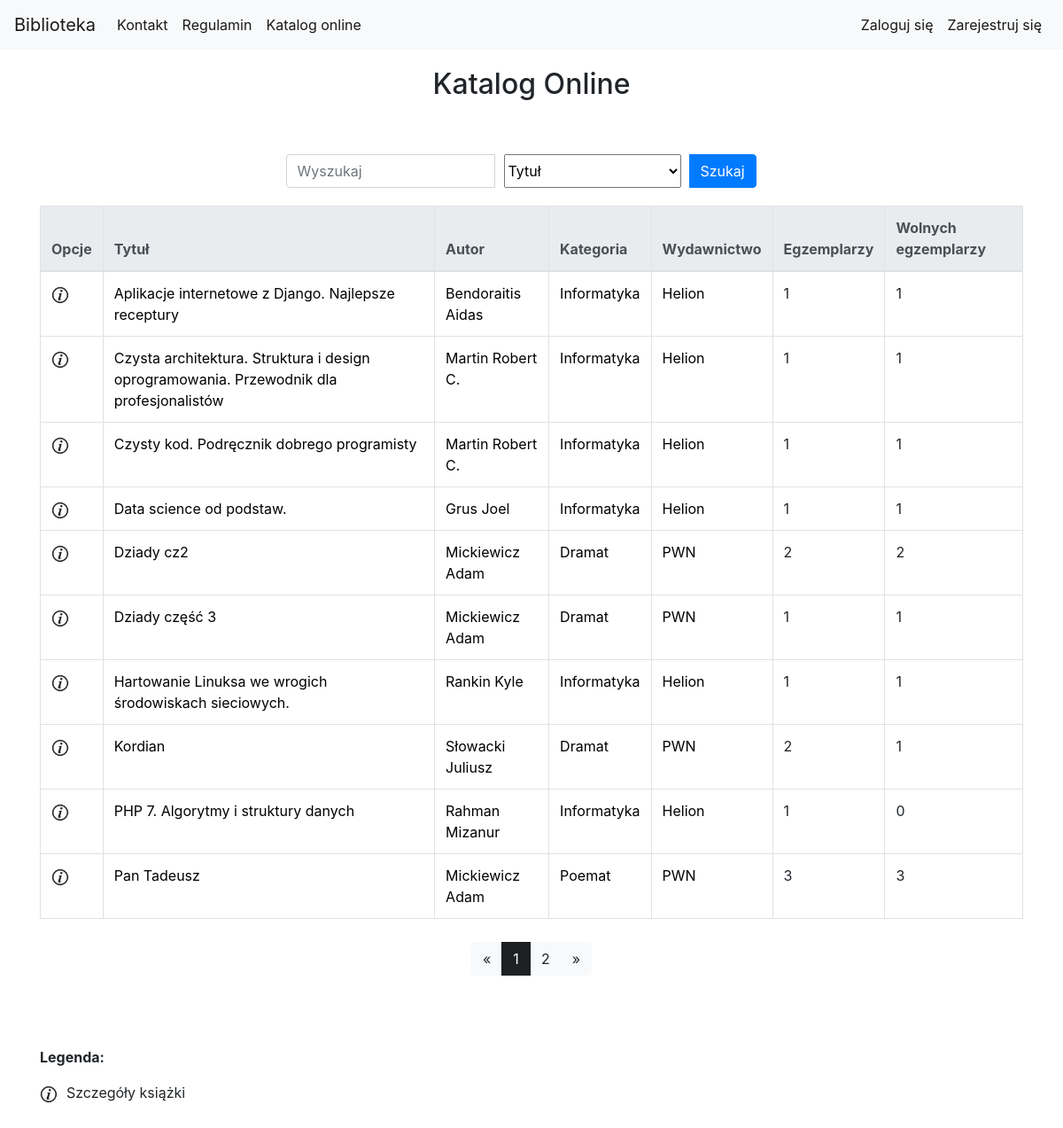
Page /library/book_list/ on the committed database.
### library_app/models.py (models this page shows, shortened)
class Book(models.Model):
    authors = models.ManyToManyField(Author, related_name='book_authors', verbose_name='Autorzy')
    category = models.ForeignKey(Category, related_name='book_categories', verbose_name='Kategoria')
    publishing_house = models.ForeignKey(PublishingHouse, related_name='publishing_houses', verbose_name='Wydawnictwo')
    isbn = models.CharField(max_length=30, unique=True, verbose_name='Numer ISBN')
    title = models.CharField(max_length=200, verbose_name='Tytuł')
    description = models.TextField(blank=True, default='', verbose_name='Opis')
    publish_date = models.DateField(default=datetime.now, blank=True, verbose_name='Data publikacji')
    edition = models.PositiveIntegerField(default=1, verbose_name='Numer wydania')
    image_url = models.URLField(default='', blank=True, null=True, verbose_name='Adres url okładki zakończony rozszerzeniem obrazu')
    add_date = models.DateTimeField(auto_now=True)
    slug = models.SlugField(allow_unicode=True, unique=True)

class Author(models.Model):
    first_name = models.CharField(max_length=200, verbose_name='Imię')
    last_name = models.CharField(max_length=200, verbose_name='Nazwisko')
    country = models.CharField(max_length=200, verbose_name='Kraj', default='')
    biography = models.TextField(default='', blank=True, null=True, verbose_name='Biografia')
    birth_place = models.CharField(max_length=200, default='', blank=True, null=True, verbose_name='Miejsce urodzenia')
    image_url = models.URLField(default='', blank=True, null=True, verbose_name='Adres url portretu, zakończony rozszerzeniem')
    years_of_life = models.CharField(max_length=10, default='', blank=True, null=True, verbose_name='Lata życia')
    def __str__(self):
        return self.last_name + " " + self.first_name

class Category(models.Model):
    category_name = models.CharField(max_length=400, unique=True, verbose_name='Nazwa kategorii')

class PublishingHouse(models.Model):
    name = models.CharField(max_length=400, unique=True, verbose_name='Nazwa')
    city = models.CharField(max_length=300, verbose_name='Miasto')
    street = models.CharField(max_length=300, verbose_name='Ulica')
    house_number = models.CharField(max_length=20, verbose_name='Numer domu')
    postal_code = models.CharField(max_length=9, verbose_name='Kod pocztowy')
    def __str__(self):
        return self.name

### library_app/views.py (the view)
class BookListView(generic.ListView):
    model = models.Book
    context_object_name = "book_list" #human-understandable name of variable to access from templates
    paginate_by = 10
    def get_queryset(self):
        query_result = None
        search_query = self.request.GET.get("search_query")
        search_type = self.request.GET.get("search_type")
        if search_query is not None:
            if search_type == "title":
                query_result = models.Book.objects.all().filter(title__icontains=search_query)
            elif search_type == "author":
                authors_result = models.Book.objects.all().filter(authors__first_name__icontains=search_query) | models.Book.objects.all().filter(authors__last_name__icontains=search_query)
                query_result = authors_result
            elif search_type == "category":
                query_result = models.Book.objects.all().filter(category__category_name__icontains=search_query)
            elif search_type == "publishing-house":
                query_result = models.Book.objects.all().filter(publishing_house__name__icontains=search_query)
            return query_result.order_by('title')
        else:
            return models.Book.objects.all().order_by('title')

### library_app/templatetags/custom_tags.py (called while the page is built)
@register.simple_tag(name='free_bookcopies_counter_tag')
def free_bookcopies_counter(bookcopies_obj):
    return bookcopies_obj.filter(is_borrowed=False).count()

### library_app/templates/library_app/book_list.html (shortened to what this page needs)
{% extends "base.html" %}
{% load static %}
{% load custom_tags %}
{% block body_block %}
<div class="container">
    <div class="page-title">
        <h2>Katalog Online</h2>
    </div>
<div class="search-bar">
<form class="form-inline" action="{% url 'library_app:book_list' %}" method="GET">
    <div class="input-group">
        <input type="search" class="form-control" name="search_query" placeholder="Wyszukaj">
        <select class="search-select" name="search_type">
            <option value="title" selected>Tytuł</option>
        </select>
        <div class="input-group-append search-button">
            <button class="btn btn-primary" type="submit">Szukaj</button>
        </div>
    </div>
</form>
</div>
      <table class="table table-bordered table-hover">
            <thead class="thead-light">
                <tr>
                    <th scope="col">Opcje</th>
                    <th scope="col">Tytuł</th>
                    <th scope="col">Autor</th>
                    <th scope="col">Kategoria</th>
                    <th scope="col">Wydawnictwo</th>
                    <th scope="col">Egzemplarzy</th>
                    <th scope="col">Wolnych egzemplarzy</th>
                </tr>
            </thead>
            <tbody>
            {% for book in book_list %}
                    <tr>
                        <td>
                            <a href="{% url 'library_app:book_detail' pk=book.pk %}"><img src="{% static 'website_icons/info_ico.png' %}" alt="Szczegóły" width="20" height="20"></a>
                        </td>
                        <td><a href="{% url 'library_app:book_detail' pk=book.pk %}">{{book.title}}</a></td>
                        <td>
                            {% for author in book.authors.all %}
                                <a href="{% url 'library_app:author_detail' pk=author.pk %}">{{author}}</a>
                            {% endfor %}
                        </td>
                        <td><a href="{% url 'library_app:category_detail' pk=book.category.pk %}">{{book.category.category_name}}</a></td>
                        <td><a href="{% url 'library_app:publishinghouse_detail' pk=book.publishing_house.pk %}">{{book.publishing_house}}</a></td>
                        <td>{{book.bookcopies.count}}</td>
                        {% free_bookcopies_counter_tag book.bookcopies as free_bookcopies %}
                        <td>{{free_bookcopies}}</td>
                    </tr>
            {% endfor %}
            </tbody>
        </table>
    <div class="pagination_bar">
        {% if is_paginated %}
        <div class="btn-group pagination_bar" role="group">
            {% if page_obj.has_previous %}
                <a class="btn btn-light disable" href="?page={{ page_obj.previous_page_number }}">&laquo;</a>
            {% else %}
                <a class="btn btn-light"><span>&laquo;</span></a>
            {% endif %}
            {% for i in paginator.page_range %}
                {% if page_obj.number == i %}
                <a  class="btn btn-dark active"><span>{{ i }} <span class="sr-only">(current)</span></span></a>
                {% else %}
                <a class="btn btn-light" href="?page={{ i }}">{{ i }}</a>
                {% endif %}
            {% endfor %}
            {% if page_obj.has_next %}
            <a class="btn btn-light" href="?page={{ page_obj.next_page_number }}">&raquo;</a>
            {% else %}
            <a type="button" class="btn btn-light"><span>&raquo;</span></a>
            {% endif %}
        </div>
        {% endif %}
    </div>
    <div class="table-legend">
        <p><b>Legenda:</b></p>
        <p><img src="{% static 'website_icons/info_ico.png' %}" alt="Szczegóły" width="20" height="20">Szczegóły książki</p>
    </div>
</div>
{% endblock %}

### static/css/style.css (style rules this page uses)
.page-title { margin-top: 20px; margin-bottom: 20px; text-align: center; }
a { text-decoration: none; color: black; }
.pagination_bar { text-align: center; margin-bottom: 40px; margin-top: 10px; }
.table-legend { margin-bottom: 50px; }
.table-legend img { margin-right: 10px; }
.search-bar { padding-top: 40px; padding-bottom: 20px; margin: 0 auto; width: 50%; }
.search-button { width: 100px; }
.search-select { width: 200px; margin-right: 10px; margin-left: 10px; }

### rows in the picture
Book: title "Aplikacje internetowe z Django. Najlepsze receptury", category.category_name "Informatyka", publishing_house "Helion", bookcopies.count "1", free_bookcopies "1"
Author: last_name+first_name "Bendoraitis Aidas"
Book: title "Czysta architektura. Struktura i design oprogramowania. Przewodnik dla profesjonalistów", category.category_name "Informatyka", publishing_house "Helion", bookcopies.count "1", edition "1"
Author: last_name+first_name "Martin Robert C."
Book: title "Czysty kod. Podręcznik dobrego programisty", category.category_name "Informatyka", publishing_house "Helion", bookcopies.count "1", free_bookcopies "1"
Book: title "Data science od podstaw.", category.category_name "Informatyka", publishing_house "Helion", bookcopies.count "1", free_bookcopies "1"
Author: last_name+first_name "Grus Joel"
Book: title "Dziady cz2", category.category_name "Dramat", publishing_house "PWN", bookcopies.count "2", free_bookcopies "2"
Author: last_name+first_name "Mickiewicz Adam"
Book: title "Dziady część 3", category.category_name "Dramat", publishing_house "PWN", bookcopies.count "1", free_bookcopies "1"
Book: title "Hartowanie Linuksa we wrogich środowiskach sieciowych.", category.category_name "Informatyka", publishing_house "Helion", bookcopies.count "1", edition "1"
Author: last_name+first_name "Rankin Kyle"
Book: title "Kordian", category.category_name "Dramat", publishing_house "PWN", bookcopies.count "2", free_bookcopies "1"
Author: last_name+first_name "Słowacki Juliusz"
Book: title "PHP 7. Algorytmy i struktury danych", category.category_name "Informatyka", publishing_house "Helion", bookcopies.count "1", free_bookcopies "0"
Author: last_name+first_name "Rahman Mizanur"
Book: title "Pan Tadeusz", category.category_name "Poemat", publishing_house "PWN", bookcopies.count "3", free_bookcopies "3"

### other values in the picture
{{ i }} "1"
{{ i }} "2"
